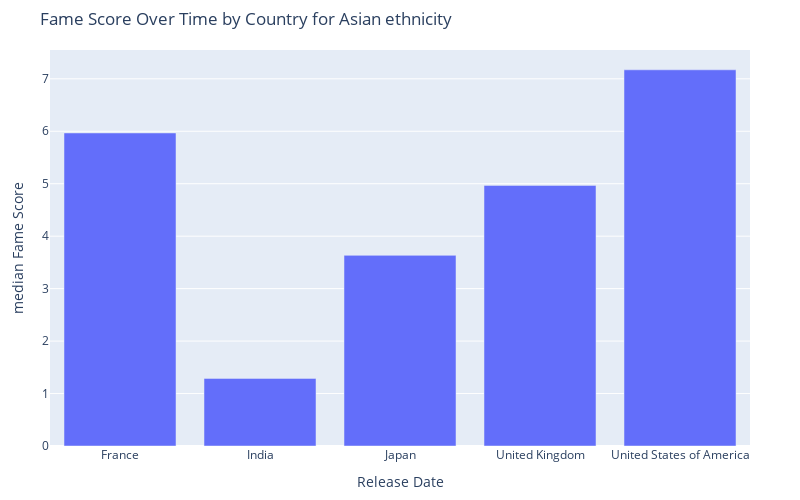

The notebook cell saved with this chart:
### Markdown cell above
Therefore, our observation suggests that only Asian individuals are likely to be cast in Indian movies, whereas the diversity in the USA is much broader. Now, we aim to understand whether the low fame score is attributed to the Indian ethnicity of the actor or if it is primarily influenced by the country of origin of the movie.

For this reason, we are plotting the median fame score by country specifically for individuals of Asian ethnicity.

### Code cell
median_country = actor_country[['country','fameScore','actor_ethnicity']].groupby(by=['actor_ethnicity','country'],as_index=False).agg('median')
median_country = median_country[median_country['actor_ethnicity']=='Asian, Middle East and Tribes']
median_country
# Create a line plot
fig = px.bar(
    median_country,
    x='country',  # Assuming release_date is in a datetime format
    y='fameScore',
    labels={'fameScore': 'Fame Score'},
    title='Fame Score Over Time by Country for Asian ethnicity',
)

# Update layout parameters
fig.update_layout(
    width=800,
    height=500,
    margin=dict(l=50, r=50, b=50, t=50),
    xaxis_title='Release Date',
    yaxis_title='median Fame Score',
)

fig.show()

### Figure 1 — Plotly figure (JSON) as saved in the notebook; plotly's stock layout.template omitted (floating-point values rounded to 4 significant figures)
{"data": [{"alignmentgroup": "True", "hovertemplate": "country=%{x}<br>Fame Score=%{y}<extra></extra>", "legendgroup": "", "marker": {"color": "#636efa", "pattern": {"shape": ""}}, "name": "", "offsetgroup": "", "orientation": "v", "showlegend": false, "textposition": "auto", "type": "bar", "x": ["France", "India", "Japan", "United Kingdom", "United States of America"], "xaxis": "x", "y": [5.968, 1.289, 3.634, 4.968, 7.172], "yaxis": "y"}], "layout": {"barmode": "relative", "height": 500, "legend": {"tracegroupgap": 0}, "margin": {"b": 50, "l": 50, "r": 50, "t": 50}, "title": {"text": "Fame Score Over Time by Country for Asian ethnicity"}, "width": 800, "xaxis": {"anchor": "y", "domain": [0, 1], "title": {"text": "Release Date"}}, "yaxis": {"anchor": "x", "domain": [0, 1], "title": {"text": "median Fame Score"}}}}
